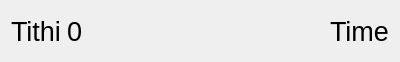
<?xml version="1.0" encoding="UTF-8"?>
<ui version="4.0">
 <class>TithiHolder</class>
 <widget class="QWidget" name="TithiHolder">
  <property name="geometry">
   <rect>
    <x>0</x>
    <y>0</y>
    <width>400</width>
    <height>62</height>
   </rect>
  </property>
  <property name="windowTitle">
   <string>Form</string>
  </property>
  <property name="autoFillBackground">
   <bool>true</bool>
  </property>
  <layout class="QHBoxLayout" name="horizontalLayout_2">
   <item>
    <layout class="QHBoxLayout" name="horizontalLayout">
     <item>
      <widget class="QLabel" name="mLabel0">
       <property name="font">
        <font>
         <pointsize>20</pointsize>
        </font>
       </property>
       <property name="text">
        <string>Tithi</string>
       </property>
      </widget>
     </item>
     <item>
      <widget class="QLabel" name="mDegree">
       <property name="font">
        <font>
         <family>Ubuntu</family>
         <pointsize>20</pointsize>
        </font>
       </property>
       <property name="text">
        <string>0</string>
       </property>
      </widget>
     </item>
    </layout>
   </item>
   <item>
    <spacer name="horizontalSpacer">
     <property name="orientation">
      <enum>Qt::Horizontal</enum>
     </property>
     <property name="sizeHint" stdset="0">
      <size>
       <width>248</width>
       <height>20</height>
      </size>
     </property>
    </spacer>
   </item>
   <item>
    <widget class="QLabel" name="mText0">
     <property name="font">
      <font>
       <pointsize>20</pointsize>
      </font>
     </property>
     <property name="text">
      <string>Time</string>
     </property>
    </widget>
   </item>
  </layout>
 </widget>
 <resources/>
 <connections/>
</ui>
